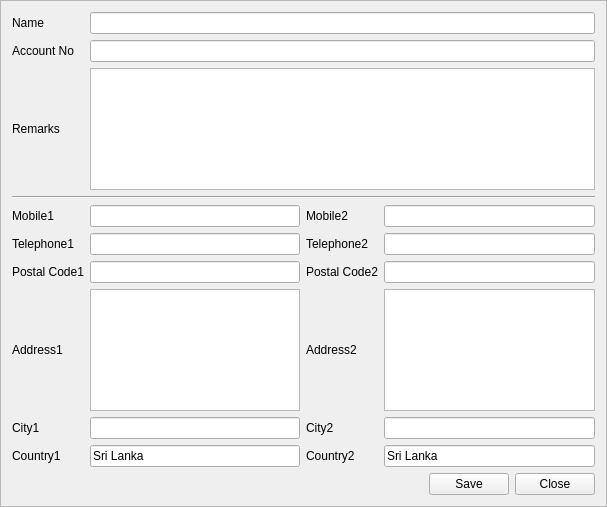
<?xml version="1.0" encoding="UTF-8"?>
<ui version="4.0">
 <class>SaveSupplierFrame</class>
 <widget class="QFrame" name="SaveSupplierFrame">
  <property name="geometry">
   <rect>
    <x>0</x>
    <y>0</y>
    <width>607</width>
    <height>507</height>
   </rect>
  </property>
  <property name="windowTitle">
   <string>Save Supplier</string>
  </property>
  <property name="frameShape">
   <enum>QFrame::StyledPanel</enum>
  </property>
  <property name="frameShadow">
   <enum>QFrame::Raised</enum>
  </property>
  <layout class="QVBoxLayout" name="verticalLayout">
   <item>
    <layout class="QGridLayout" name="gridLayout">
     <item row="0" column="0">
      <widget class="QLabel" name="label">
       <property name="text">
        <string>Name</string>
       </property>
      </widget>
     </item>
     <item row="2" column="1">
      <widget class="QPlainTextEdit" name="ptxt_remarks"/>
     </item>
     <item row="1" column="1">
      <widget class="QLineEdit" name="txt_accountno"/>
     </item>
     <item row="0" column="1">
      <widget class="QLineEdit" name="txt_name"/>
     </item>
     <item row="2" column="0">
      <widget class="QLabel" name="label_3">
       <property name="text">
        <string>Remarks</string>
       </property>
      </widget>
     </item>
     <item row="1" column="0">
      <widget class="QLabel" name="label_2">
       <property name="text">
        <string>Account No   </string>
       </property>
      </widget>
     </item>
    </layout>
   </item>
   <item>
    <spacer name="verticalSpacer">
     <property name="orientation">
      <enum>Qt::Vertical</enum>
     </property>
     <property name="sizeHint" stdset="0">
      <size>
       <width>20</width>
       <height>40</height>
      </size>
     </property>
    </spacer>
   </item>
   <item>
    <widget class="Line" name="line">
     <property name="lineWidth">
      <number>1</number>
     </property>
     <property name="orientation">
      <enum>Qt::Horizontal</enum>
     </property>
    </widget>
   </item>
   <item>
    <layout class="QGridLayout" name="gridLayout_2">
     <item row="2" column="0">
      <widget class="QLabel" name="label_6">
       <property name="text">
        <string>Postal Code1</string>
       </property>
      </widget>
     </item>
     <item row="1" column="0">
      <widget class="QLabel" name="label_4">
       <property name="text">
        <string>Telephone1</string>
       </property>
      </widget>
     </item>
     <item row="4" column="0">
      <widget class="QLabel" name="label_10">
       <property name="text">
        <string>City1</string>
       </property>
      </widget>
     </item>
     <item row="4" column="1">
      <widget class="QLineEdit" name="txt_city1"/>
     </item>
     <item row="5" column="1">
      <widget class="QLineEdit" name="txt_country1">
       <property name="text">
        <string>Sri Lanka</string>
       </property>
      </widget>
     </item>
     <item row="3" column="0">
      <widget class="QLabel" name="label_8">
       <property name="text">
        <string>Address1</string>
       </property>
      </widget>
     </item>
     <item row="0" column="0">
      <widget class="QLabel" name="label_5">
       <property name="text">
        <string>Mobile1</string>
       </property>
      </widget>
     </item>
     <item row="1" column="1">
      <widget class="QLineEdit" name="txt_telephone1"/>
     </item>
     <item row="3" column="1">
      <widget class="QPlainTextEdit" name="ptxt_address1"/>
     </item>
     <item row="0" column="1">
      <widget class="QLineEdit" name="txt_mobile1"/>
     </item>
     <item row="2" column="1">
      <widget class="QLineEdit" name="txt_postal1"/>
     </item>
     <item row="1" column="2">
      <widget class="QLabel" name="label_7">
       <property name="text">
        <string>Telephone2</string>
       </property>
      </widget>
     </item>
     <item row="0" column="2">
      <widget class="QLabel" name="label_15">
       <property name="text">
        <string>Mobile2</string>
       </property>
      </widget>
     </item>
     <item row="5" column="0">
      <widget class="QLabel" name="label_9">
       <property name="text">
        <string>Country1</string>
       </property>
      </widget>
     </item>
     <item row="0" column="3">
      <widget class="QLineEdit" name="txt_mobile2"/>
     </item>
     <item row="1" column="3">
      <widget class="QLineEdit" name="txt_telephone2"/>
     </item>
     <item row="2" column="3">
      <widget class="QLineEdit" name="txt_postal2"/>
     </item>
     <item row="3" column="3">
      <widget class="QPlainTextEdit" name="ptxt_address2"/>
     </item>
     <item row="2" column="2">
      <widget class="QLabel" name="label_14">
       <property name="text">
        <string>Postal Code2</string>
       </property>
      </widget>
     </item>
     <item row="3" column="2">
      <widget class="QLabel" name="label_12">
       <property name="text">
        <string>Address2</string>
       </property>
      </widget>
     </item>
     <item row="4" column="2">
      <widget class="QLabel" name="label_13">
       <property name="text">
        <string>City2</string>
       </property>
      </widget>
     </item>
     <item row="5" column="2">
      <widget class="QLabel" name="label_11">
       <property name="text">
        <string>Country2</string>
       </property>
      </widget>
     </item>
     <item row="5" column="3">
      <widget class="QLineEdit" name="txt_country2">
       <property name="text">
        <string>Sri Lanka</string>
       </property>
      </widget>
     </item>
     <item row="4" column="3">
      <widget class="QLineEdit" name="txt_city2"/>
     </item>
    </layout>
   </item>
   <item>
    <layout class="QHBoxLayout" name="horizontalLayout">
     <item>
      <spacer name="horizontalSpacer">
       <property name="orientation">
        <enum>Qt::Horizontal</enum>
       </property>
       <property name="sizeHint" stdset="0">
        <size>
         <width>40</width>
         <height>20</height>
        </size>
       </property>
      </spacer>
     </item>
     <item>
      <widget class="QPushButton" name="btn_save">
       <property name="text">
        <string>Save</string>
       </property>
      </widget>
     </item>
     <item>
      <widget class="QPushButton" name="btn_close">
       <property name="text">
        <string>Close</string>
       </property>
      </widget>
     </item>
    </layout>
   </item>
  </layout>
 </widget>
 <resources/>
 <connections>
  <connection>
   <sender>btn_close</sender>
   <signal>clicked()</signal>
   <receiver>SaveSupplierFrame</receiver>
   <slot>close()</slot>
   <hints>
    <hint type="sourcelabel">
     <x>553</x>
     <y>465</y>
    </hint>
    <hint type="destinationlabel">
     <x>303</x>
     <y>245</y>
    </hint>
   </hints>
  </connection>
 </connections>
</ui>
